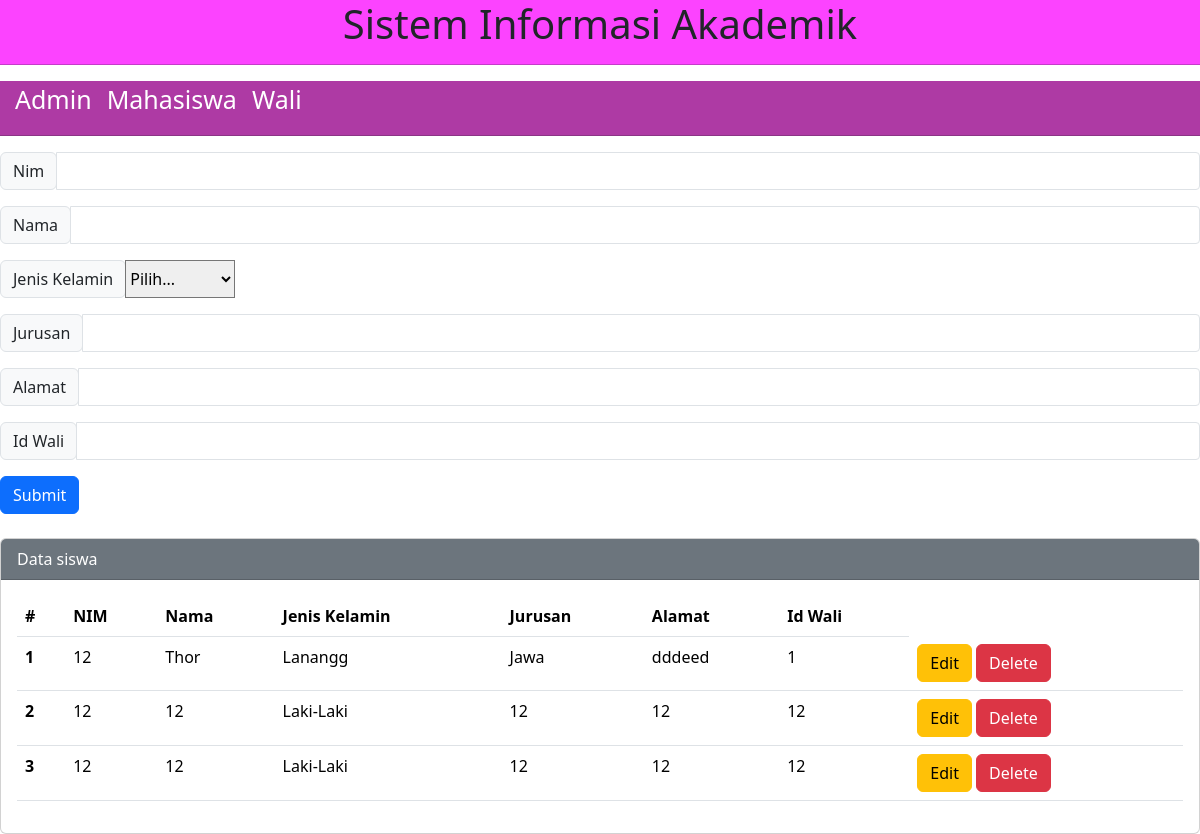
The page / on the database its author committed.
### tables this page shows
CREATE TABLE `murid` (
  `id_mhs` int(5) NOT NULL,
  `nim` varchar(9) NOT NULL,
  `nama` varchar(50) NOT NULL,
  `jenis_kelamin` varchar(9) NOT NULL,
  `jurusan` varchar(50) NOT NULL,
  `alamat` text NOT NULL,
  `id_wali` int(1) NOT NULL
);

### index.php (the view, shortened to what this page needs)
<!DOCTYPE html>
<html lang="en">
<head>
    <link rel="stylesheet" href="https://cdn.jsdelivr.net/npm/bootstrap@5.3.2/dist/css/bootstrap.min.css">
    <link rel="stylesheet" href="style.css">
</head>
<body>
    <header>
        <div id="beranda" class="logo">
            <h1>Sistem Informasi Akademik</h1>
        </div>
        <hr>
    </header>
    <nav>
        <ul>
            <li><a href="#">Admin</a></li>
            <li><a href="#">Mahasiswa</a></li>
            <li><a href="#">Wali</a></li>
        </ul>
        <hr>
    </nav>
    <form action="addData.php" method="POST" onsubmit="return checkingNull()">
        <div class="input-group input-group-sm mb-3">
            <div class="input-group-prepend">
                <span class="input-group-text" id="inputGroup-sizing-sm">Nim</span>
            </div>
            <input type="text" class="form-control" aria-label="Small" aria-describedby="inputGroup-sizing-sm" id="nim"
                name="nim">
        </div>
        <div class="input-group input-group-sm mb-3">
            <div class="input-group-prepend">
                <span class="input-group-text" id="inputGroup-sizing-sm">Nama</span>
            </div>
            <input type="text" class="form-control" aria-label="Small" aria-describedby="inputGroup-sizing-sm" id="nama"
                name="nama">
        </div>
        <div class="input-group mb-3">
            <div class="input-group-prepend">
                <label class="input-group-text" for="jenis_kelamin">Jenis Kelamin</label>
            </div>
            <select class="custom-select" id="jenis_kelamin" name="jenis_kelamin">
                <option selected>Pilih...</option>
            </select>
        </div>
        <div class="input-group input-group-sm mb-3">
            <div class="input-group-prepend">
                <span class="input-group-text" id="inputGroup-sizing-sm">Jurusan</span>
            </div>
            <input type="text" class="form-control" aria-label="Small" aria-describedby="inputGroup-sizing-sm"
                id="jurusan" name="jurusan">
        </div>
        <div class="input-group input-group-sm mb-3">
            <div class="input-group-prepend">
                <span class="input-group-text" id="inputGroup-sizing-sm">Alamat</span>
            </div>
            <input type="text" class="form-control" aria-label="Small" aria-describedby="inputGroup-sizing-lg"
                id="alamat" name="alamat">
        </div>
        <div class="input-group input-group-sm mb-3">
            <div class="input-group-prepend">
                <span class="input-group-text" id="inputGroup-sizing-sm">Id Wali</span>
            </div>
            <input type="text" class="form-control" aria-label="Small" aria-describedby="inputGroup-sizing-sm"
                id="id_wali" name="id_wali">
        </div>
        <div class="col-12">
            <input type="submit" name="simpan" class="btn btn-primary">
        </div>
        <br>
    </form>
    <div class="card">
        <div class="card-header text-white bg-secondary">
            Data siswa
        </div>
        <div class="card-body">
            <table class="table">
                <thead>
                    <tr>
                        <th scope="col">#</th>
                        <th scope="col">NIM</th>
                        <th scope="col">Nama</th>
                        <th scope="col">Jenis Kelamin</th>
                        <th scope="col">Jurusan</th>
                        <th scope="col">Alamat</th>
                        <th scope="col">Id Wali</th>
                    </tr>
                </thead>
                <tbody>
                    <?php
                    include "connect.php";
                    $sql2 = "select * from murid";
                    $q2 = mysqli_query($conn, $sql2);
                    $no = 1;
                    while ($row = mysqli_fetch_array($q2)) {
                        $idMhs = $row['id_mhs'];
                        $nim = $row['nim'];
                        $nama = $row['nama'];
                        $jenisK = $row['jenis_kelamin'];
                        $jurusan = $row['jurusan'];
                        $alamat = $row['alamat'];
                        $idWali = $row['id_wali'];
                        ?>
                        <tr>
                            <th scope="row">
                                <?php echo $no++ ?>
                            </th>
                            <td scope="row">
                                <?php echo $nim ?>
                            </td>
                            <td scope="row">
                                <?php echo $nama ?>
                            </td>
                            <td scope="row">
                                <?php echo $jenisK ?>
                            </td>
                            <td scope="row">
                                <?php echo $jurusan ?>
                            </td>
                            <td scope="row">
                                <?php echo $alamat ?>
                            </td>
                            <td scope="row">
                                <?php echo $idWali ?>
                            </td>
                            <td scope="row">
                                <a href="edit.php?id=<?php echo $idMhs ?>"><button type="button"
                                        class="btn btn-warning">Edit</button></a>
                                <a href="delete.php?id=<?php echo $idMhs ?>"><button type="button"
                                        class="btn btn-danger">Delete</button></a>
                            </td>
                        </tr>
                        <?php
                    }
                    ?>
                </tbody>
            </table>
        </div>
    </div>
</body>
</html>

### style.css (style rules this page uses)
*, *::before, *::after { margin: 0; padding: 0; box-sizing: border-box; }
body { margin: 1; }
header { background-color: #fc43ff; }
.logo { text-align: center; }
nav a { text-decoration: none; color: white; font-size: 25px; }
nav { background-color: rgb(174, 58, 164); top: 0; }
nav ul { padding-inline: 5px; display: flex; gap: 5px; }
nav li { list-style-type: none; color: white; padding-left: 10px; }

### rows shown on the page
murid: nim "12", nama "Thor", jenis_kelamin "Lanangg", jurusan "Jawa", alamat "dddeed", id_wali "1"
murid: nim "12", nama "12", jenis_kelamin "Laki-Laki", jurusan "12", alamat "12", id_wali "12"
murid: nim "12", nama "12", jenis_kelamin "Laki-Laki", jurusan "12", alamat "12", id_wali "12"
